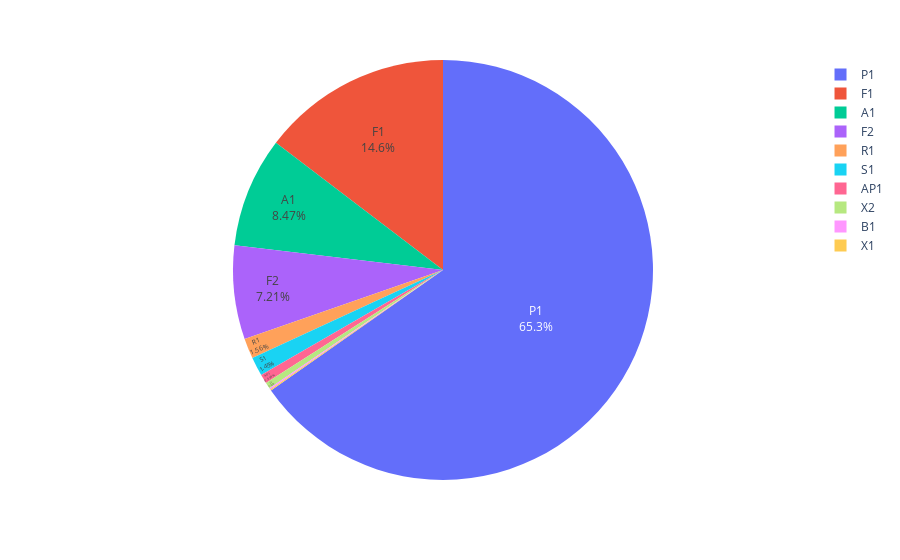

This figure's notebook cell:
### Code cell
fig=px.pie(Ptypes_value,values='PLAY_TYPE',names=Ptypes_value.index)
fig.update_traces(textposition='inside', textinfo='percent+label')

### Figure 1 — Plotly figure (JSON) as saved in the notebook; plotly's stock layout.template omitted (floating-point values rounded to 4 significant figures)
{"data": [{"domain": {"x": [0, 1], "y": [0, 1]}, "hovertemplate": "index=%{label}<br>PLAY_TYPE=%{value}<extra></extra>", "labels": ["P1", "F1", "A1", "F2", "R1", "S1", "AP1", "X2", "B1", "X1"], "legendgroup": "", "name": "", "showlegend": true, "textinfo": "percent+label", "textposition": "inside", "type": "pie", "values": [8684, 1948, 1127, 959, 208, 193, 93, 64, 16, 10]}], "layout": {"autosize": true, "hiddenlabels": [], "legend": {"tracegroupgap": 0}, "margin": {"t": 60}}}
